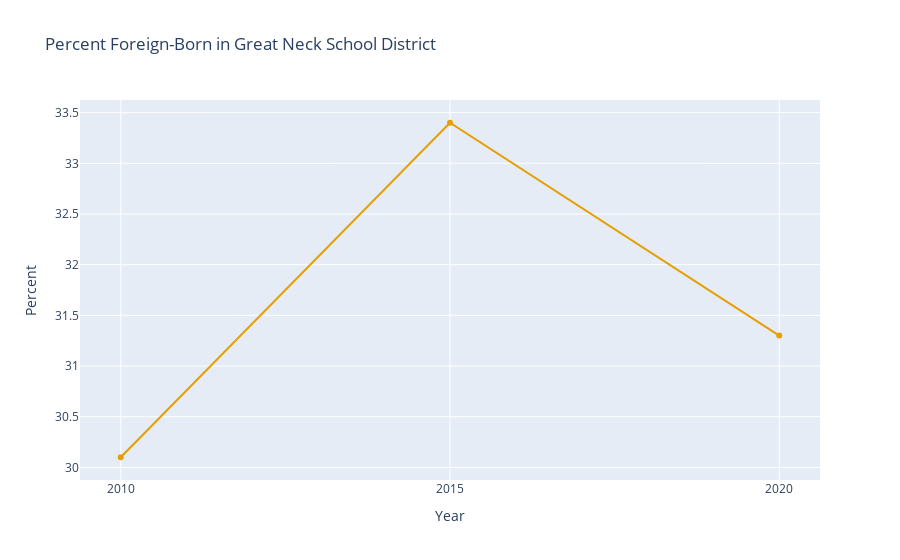

The code cell stored with this chart in its notebook:
### Markdown cell above
### Graphing Percent Foreign-Born

The above graph is useful, in part, because it shows the total population. But it might also be useful to explicitly see the percentage of the population which is Foreign-Born, and how that has changed over time. We can do that like this:

### Code cell
df_percent_foreign = df.copy()
df_percent_foreign["Percent Foreign-Born"] = (
    df["Foreign-Born"] / df["Total"] * 100
).round(1)

graph_ts_df(
    df_percent_foreign,
    ["Percent Foreign-Born"],
    "Percent Foreign-Born in Great Neck School District",
    "Percent",
)

### Figure 1 — Plotly figure (JSON) as saved in the notebook; plotly's stock layout.template omitted (floating-point values rounded to 4 significant figures)
{"data": [{"hovertemplate": "Year: %{x}<br>Percent Foreign-Born: %{y:,}<extra></extra>", "line": {"color": "#E69F00"}, "mode": "lines+markers", "name": "Percent Foreign-Born", "type": "scatter", "x": [2010, 2015, 2020], "y": [30.1, 33.4, 31.3]}], "layout": {"title": {"text": "Percent Foreign-Born in Great Neck School District"}, "xaxis": {"tickmode": "array", "ticktext": ["2010", "2015", "2020"], "tickvals": [2010, 2015, 2020], "title": {"text": "Year"}}, "yaxis": {"title": {"text": "Percent"}}}}
